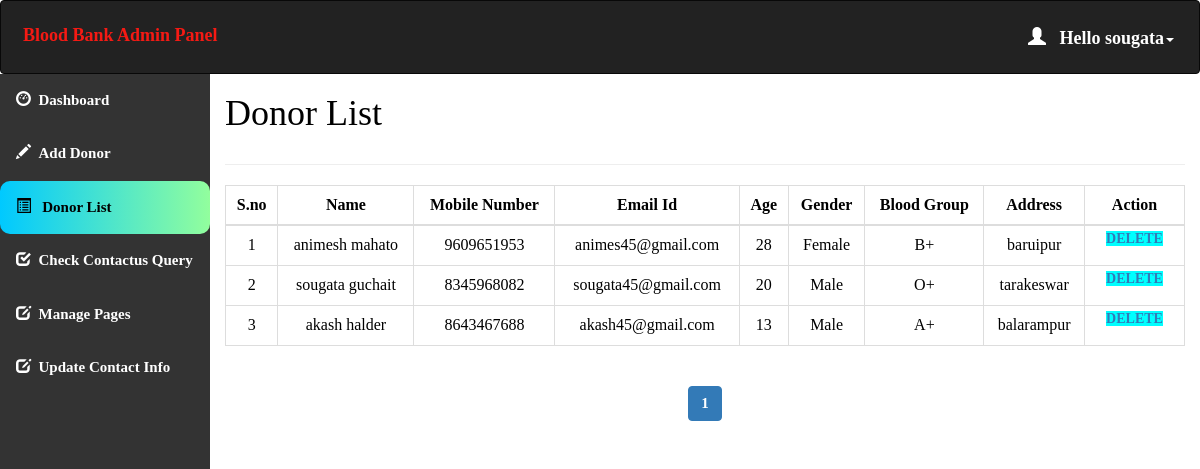
The page /admin/donor_list.php (signed in) on the database its author committed.
### tables this page shows
CREATE TABLE `donor_details` (
  `donor_id` int(11) NOT NULL,
  `donor_name` varchar(50) NOT NULL,
  `donor_number` varchar(10) NOT NULL,
  `donor_mail` varchar(50) DEFAULT NULL,
  `donor_age` int(60) NOT NULL,
  `donor_gender` varchar(10) NOT NULL,
  `donor_blood` varchar(10) NOT NULL,
  `donor_address` varchar(100) NOT NULL
);

CREATE TABLE `blood` (
  `blood_id` int(11) NOT NULL,
  `blood_group` varchar(10) NOT NULL
);

### admin/donor_list.php (the view, shortened to what this page needs)
<html>
<head>
  <link rel="stylesheet" href="https://maxcdn.bootstrapcdn.com/bootstrap/3.4.1/css/bootstrap.min.css">
</head>
<?php
include 'conn.php';
  if (isset($_SESSION['loggedin']) && $_SESSION['loggedin'] == true) {
  ?>
<body style="color:black">
<div id="header">
<?php include 'header.php';
?>
</div>
<div id="sidebar">
<?php $active="list"; include 'sidebar.php'; ?>
</div>
<div id="content" >
  <div class="content-wrapper">
    <div class="container-fluid">
      <div class="row">
        <div class="col-md-12 lg-12 sm-12">
          <h1 class="page-title">Donor List</h1>
        </div>
      </div>
      <hr>
      <?php
        include 'conn.php';
        $limit = 10;
        if(isset($_GET['page'])){
          $page = $_GET['page'];
        }else{
          $page = 1;
        }
        $offset = ($page - 1) * $limit;
        $count=$offset+1;
        $sql= "select * from donor_details join blood where donor_details.donor_blood=blood.blood_id LIMIT {$offset},{$limit}";
        $result=mysqli_query($conn,$sql);
        if(mysqli_num_rows($result)>0)   {
       ?>
       <div class="table-responsive">
      <table class="table table-bordered" style="text-align:center">
          <thead style="text-align:center">
          <th style="text-align:center">S.no</th>
          <th style="text-align:center">Name</th>
          <th style="text-align:center">Mobile Number</th>
          <th style="text-align:center">Email Id</th>
          <th style="text-align:center">Age</th>
          <th style="text-align:center">Gender</th>
          <th style="text-align:center">Blood Group</th>
          <th style="text-align:center">Address</th>
          <th style="text-align:center">Action</th>
          </thead>
          <tbody>
            <?php
            while($row = mysqli_fetch_assoc($result)) { ?>
          <tr>
                  <td><?php echo $count++; ?></td>
                  <td><?php echo $row['donor_name']; ?></td>
                  <td><?php echo $row['donor_number']; ?></td>
                  <td><?php echo $row['donor_mail']; ?></td>
                  <td><?php echo $row['donor_age']; ?></td>
                  <td><?php echo $row['donor_gender']; ?></td>
                    <td><?php echo $row['blood_group']; ?></td>
                    <td><?php echo $row['donor_address']; ?></td>
                    <td id="he" style="width:100px">
                    <a style="background-color:aqua" href='delete.php?id=<?php echo $row['donor_id']; ?>'> Delete </a>
                </td>
              </tr>
            <?php } ?>
          </tbody>
      </table>
    </div>
    <?php } ?>
<div class="table-responsive"style="text-align:center;align:center">
    <?php
    $sql1 = "SELECT * FROM donor_details";
    $result1 = mysqli_query($conn, $sql1) or die("Query Failed.");
    if(mysqli_num_rows($result1) > 0){
      $total_records = mysqli_num_rows($result1);
      $total_page = ceil($total_records / $limit);
      echo '<ul class="pagination admin-pagination">';
      for($i = 1; $i <= $total_page; $i++){
        if($i == $page){
          $active = "active";
        }else{
          $active = "";
        }
        echo '<li class="'.$active.'"><a href="donor_list.php?page='.$i.'">'.$i.'</a></li>';
      }
      echo '</ul>';
    }
    ?>
  </div>
  </div>
</div>
</div>
   <?php }
    ?>
</body>
</html>

### admin/header.php (shortened to what this page needs)
<!DOCTYPE html>
<html>
<head>
  <link rel="stylesheet" href="https://maxcdn.bootstrapcdn.com/bootstrap/3.4.1/css/bootstrap.min.css">
</head>
<body>
<nav class="navbar navbar-inverse">
  <div class="container-fluid">
    <div class="navbar-header">
      <a class="navbar-brand" id="qq" href="dashboard.php" style="color:#F51A14;">Blood Bank Admin Panel</a>
    </div>
    <ul class="nav navbar-nav navbar-right">
      <li class="dropdown"><a class="dropdown-toggle" id="qw" data-toggle="dropdown" href="#" style="font-weight:bold;color:white "> <span class="glyphicon glyphicon-user"></span>&nbsp&nbsp
        <?php
        include 'conn.php';
        $username=$_SESSION['username'];
        $sql="select * from admin_info where admin_username='$username'";
        $result=mysqli_query($conn,$sql) or die("query failed.");
        $row=mysqli_fetch_assoc($result);
        echo "Hello ".$row['admin_name'];
       ?><span class="caret"></span></a>
    </li>
    </ul>
  </div>
</nav>
</body></html>

### admin/donor_list.php (style rules this page uses)
#sidebar { position:relative;margin-top:-20px }
#content { position:relative;margin-left:210px }
#he { font-size: 14px; font-weight: 600; text-transform: uppercase; padding: 3px 7px; color: #fff; text-decoration: none; border-radius: 3px; align:center }

### admin/header.php (style rules this page uses)
.navbar { background-color: #333333 ; padding: 10px 10px; color:#FF0404 ; }
.navbar a { float: left; color: white; text-align: center; padding: 12px; text-decoration: none; font-size: 18px; line-height: 25px; }
.navbar-brand { font-size: 25px; font-weight: bold; }
.navbar a { float: none; display: block; text-align: left; }
.navbar-right { float: none; }

### admin/sidebar.php (style rules this page uses)
body { margin: 0; font-family: 'Averia Gruesa Libre';font-size: 15px; color:#F8F9F9; }

### rows shown on the page
donor_details: donor_name "animesh mahato", donor_number "9609651953", donor_mail "animes45@gmail.com", donor_age "28", donor_gender "Female", blood.blood_group "B+", donor_address "baruipur"
donor_details: donor_name "sougata guchait", donor_number "8345968082", donor_mail "sougata45@gmail.com", donor_age "20", donor_gender "Male", blood.blood_group "O+", donor_address "tarakeswar"
donor_details: donor_name "akash halder", donor_number "8643467688", donor_mail "akash45@gmail.com", donor_age "13", donor_gender "Male", blood.blood_group "A+", donor_address "balarampur"

### other values the page prints
$row['admin_name'] "sougata"
